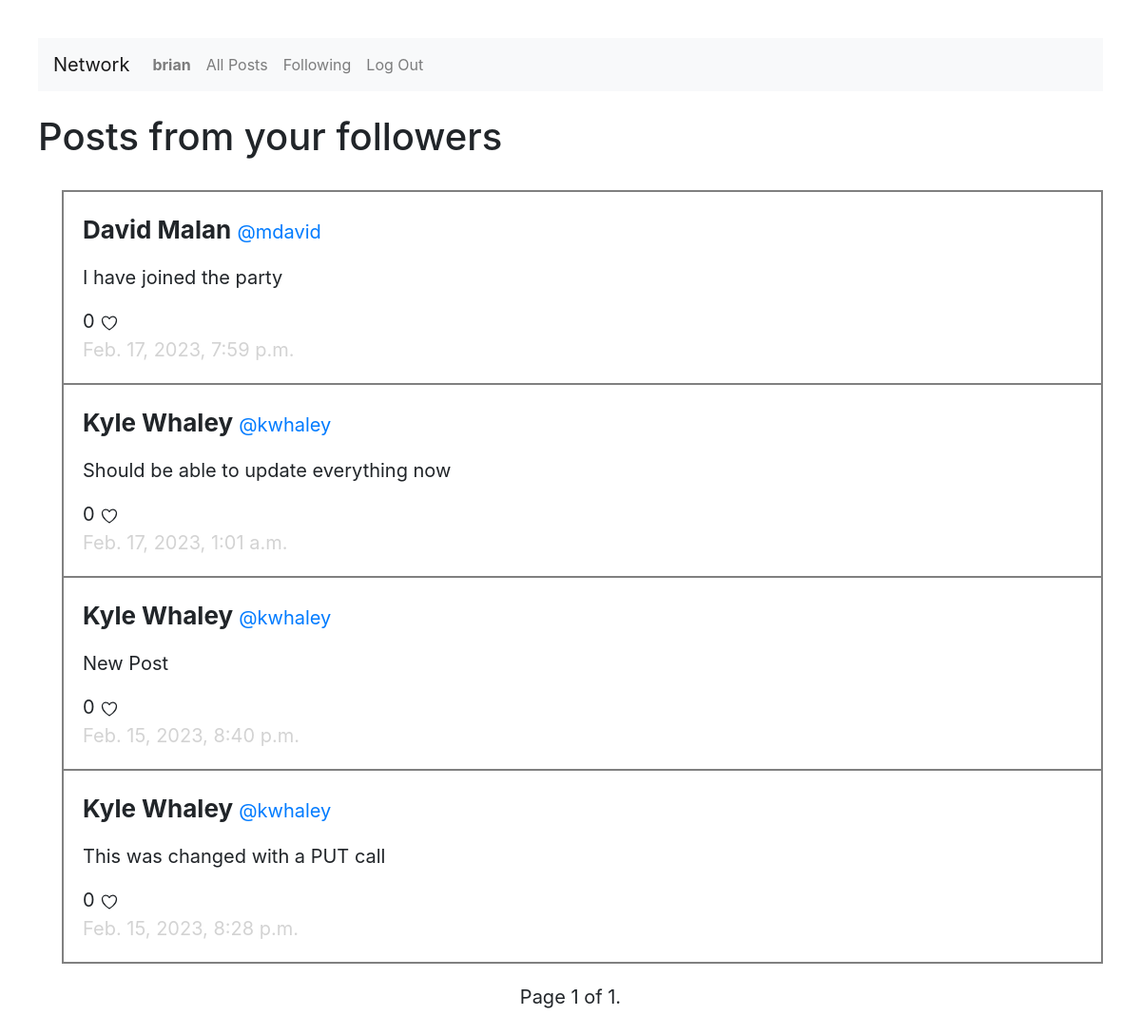
The page /following (signed in) on the database its author committed.
### network/models.py (models this page shows, shortened)
class User(AbstractUser):
    picture = models.URLField(max_length=512, null=True, blank=True)
    pass

class Post(models.Model):
    post = models.CharField(max_length=255)
    user = models.ForeignKey(User, null=True, on_delete=models.SET_NULL, related_name='User')
    likes = models.IntegerField(default=0)
    time = models.DateTimeField(auto_now_add=True)

### network/views.py (the view)
# urls.py: path("following", views.following, name="following"),
@login_required
def following(request):
    post_following=Following.objects.filter(current_user_id=request.user.id).values_list('followed_user_id', flat=True).distinct() #gets ID of who they follow
    posts = Post.objects.filter(user_id__in=post_following).order_by("-time")
    paginator = Paginator(posts, 10)
    page_number = request.GET.get('page')
    page_obj = paginator.get_page(page_number)
    return render(request, "network/following.html", { #make a following template
        "page_obj": page_obj
    })

### network/templates/network/following.html (shortened to what this page needs)
{% extends "network/layout.html" %}
{% load static %}
{% block body %}
<br>
<h1>Posts from your followers</h1> <br>
{% for post in page_obj %}
<div class="post-container" id="{{post.id}}">
    <div class="post user">
        <span>{{post.user.first_name}} {{post.user.last_name}}</span>
        <span><a href="{% url 'profile' post.user %}">@{{post.user}}</a></span>
    </div>
    <div class="post tweet" id="tweet-{{post.id}}">{{post.post}}</div>
    <div class="post likes">
        <span class="number">
            {{post.likes}}
        </span>
        <svg fill="none" viewBox="0 0 24 24" stroke-width="1.5" stroke="currentColor" class="w-6 h-6 heart" id="heart-{{post.id}}">
            <path stroke-linecap="round" stroke-linejoin="round"
                d="M21 8.25c0-2.485-2.099-4.5-4.688-4.5-1.935 0-3.597 1.126-4.312 2.733-.715-1.607-2.377-2.733-4.313-2.733C5.1 3.75 3 5.765 3 8.25c0 7.22 9 12 9 12s9-4.78 9-12z" />
        </svg>
    </div>
    <div class="post time">{{post.time}}</div>
</div>
{% endfor %}
<div class="paginator">
    <span class="step-links">
        {% if page_obj.number %}
        <span class="current">
            Page {{ page_obj.number }} of {{ page_obj.paginator.num_pages }}.
        </span>
        {% endif %}
    </span>
</div>
{% endblock %}

### network/templates/network/layout.html (shortened to what this page needs)
{% load static %}
<!DOCTYPE html>
<html lang="en">
    <head>
        <link rel="stylesheet" href="https://stackpath.bootstrapcdn.com/bootstrap/4.4.1/css/bootstrap.min.css">
        <link href="{% static 'network/styles.css' %}" rel="stylesheet">
    </head>
    <body>
        <nav class="navbar navbar-expand-lg navbar-light bg-light">
            <a class="navbar-brand" href="#">Network</a>
            <div>
              <ul class="navbar-nav mr-auto">
                {% if user.is_authenticated %}
                    <li class="nav-item">
                        <a class="nav-link" href="{% url 'profile' request.user %}"><strong>{{ request.user }}</strong></a>
                    </li>
                {% endif %}
                <li class="nav-item">
                  <a class="nav-link" href="{% url 'index' %}">All Posts</a>
                </li>
                {% if user.is_authenticated %}
                    <li class="nav-item">
                        <a class="nav-link" href="{% url 'following' %}">Following</a>
                    </li>
                    <li class="nav-item">
                        <a class="nav-link" href="{% url 'logout' %}">Log Out</a>
                    </li>
                {% endif %}
              </ul>
            </div>
          </nav>
        <div class="body">
            {% block body %}
            {% endblock %}
        </div>
    </body>
</html>

### network/static/network/styles.css (style rules this page uses)
body { padding: 40px; }
.post-container { border-bottom-style: solid; border-right-style: solid; border-left-style: solid; border-color: grey; border-width: 2px; padding: 20px; margin-left: 25px; }
.post { font-size: 20px }
.user { font-weight: bold; font-size: 26px; }
.user > span:last-of-type { font-weight: normal; font-size: 20px; color: rgb(182, 182, 182); }
.time { color: lightgray; }
.likes > svg { width: 20px; }
.tweet { display: flex; align-items: left; justify-content: left; flex-direction: column; align-content: left; padding: 1rem 0; }
.paginator { padding-top: 20px; display: flex; justify-content: center; align-items: center; font-size: 20px; }

### rows shown on the page
User: user "brian"
Post: user.first_name "David", user.last_name "Malan", user "mdavid", post "I have joined the party", likes "0", time "Feb. 17, 2023, 7:59 p.m."
Post: user.first_name "Kyle", user.last_name "Whaley", user "kwhaley", post "Should be able to update everything now", likes "0", time "Feb. 17, 2023, 1:01 a.m."
Post: user.first_name "Kyle", user.last_name "Whaley", user "kwhaley", post "New Post", likes "0", time "Feb. 15, 2023, 8:40 p.m."
Post: user.first_name "Kyle", user.last_name "Whaley", user "kwhaley", post "This was changed with a PUT call", likes "0", {{ post.id }} 1 (drawn), time "Feb. 15, 2023, 8:28 p.m."

### other values the page prints
{{ page_obj.number }} "1"
{{ page_obj.paginator.num_pages }} "1"
